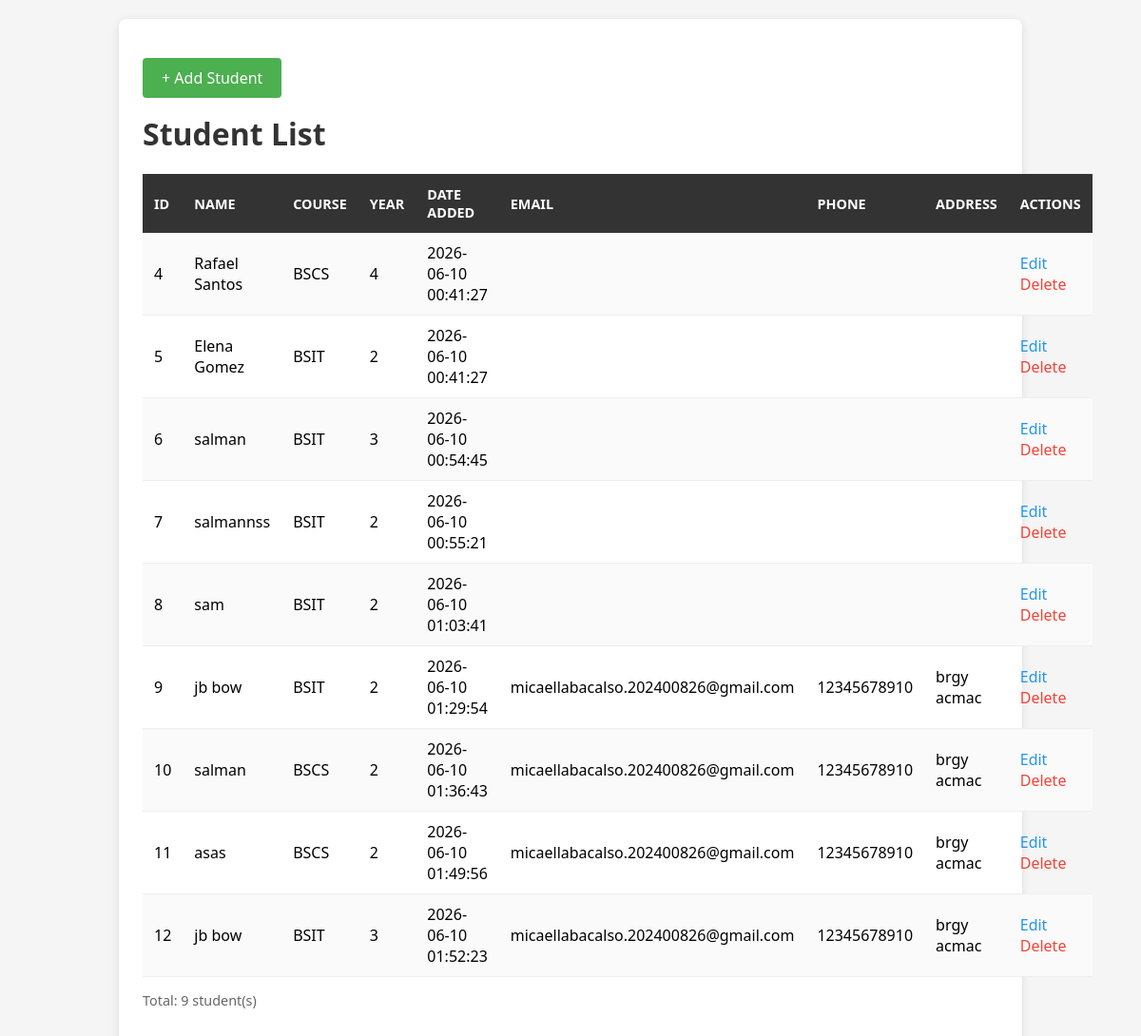
The page / on the database its author committed.
### tables this page shows
CREATE TABLE `students` (
  `id` int(11) NOT NULL,
  `name` varchar(50) NOT NULL,
  `course` varchar(50) NOT NULL,
  `year` int(11) DEFAULT NULL,
  `date_added` timestamp NOT NULL DEFAULT current_timestamp(),
  `email` varchar(100) DEFAULT NULL,
  `phone` varchar(20) DEFAULT NULL,
  `address` text DEFAULT NULL
);

### index.php (the view, shortened to what this page needs)
<?php
require_once 'config.php';
$sql = "SELECT * FROM students ORDER BY id ASC";
$result = $conn->query($sql);
?>
<!DOCTYPE html>
<html>
<head>
</head>
<body>
<div class="container">
    <p>
<a href="add.php" style="
display: inline-block;
padding: 10px 20px;
background: #4CAF50;
color: white;
text-decoration: none;
border-radius: 4px;
">+ Add Student</a>
</p>
<h1>Student List</h1>
<table>
<tr>
<th>ID</th>
<th>Name</th>
<th>Course</th>
<th>Year</th>
<th>Date Added</th>
<th>email</th>
<th>phone</th>
<th>address</th>
<th>Actions</th>
</tr>
<?php while ($row = $result->fetch_assoc()): ?>
<tr>
<td><?= $row['id'] ?></td>
<td><?= htmlspecialchars($row['name']) ?></td>
<td><?= htmlspecialchars($row['course']) ?></td>
<td><?= $row['year'] ?></td>
<td><?= $row['date_added'] ?></td>
<td><?= htmlspecialchars($row['email']) ?></td>
<td><?= htmlspecialchars($row['phone']) ?></td>
<td><?= htmlspecialchars($row['address']) ?></td>
<td>
    <a href="edit.php?id=<?= $row['id'] ?>"
       style="color: #2196F3; text-decoration: none; margin-right: 10px;">Edit</a>
    <a href="delete.php?id=<?= $row['id'] ?>"
   style="color: #f44336; text-decoration: none;"
   onclick="return confirm('Delete <?= htmlspecialchars(addslashes($row['name'])) ?>?')">Delete</a>
</td>
</tr>
<?php endwhile; ?>
</table>
<p class="count">Total: <?= $result->num_rows ?> student(s)</p>
</div>
</body>
</html>

### index.php (style rules this page uses)
body { font-family: 'Segoe UI', Arial, sans-serif; margin: 20px; background: #f5f5f5; }
.container { max-width: 900px; margin: 0 auto; background: white; padding: 25px; border-radius: 8px; box-shadow: 0 2px 10px rgba(0,0,0,0.1); }
h1 { color: #333; margin-top: 0; }
table { width: 100%; border-collapse: collapse; margin-top: 15px; }
th { background: #333; color: white; padding: 12px; text-align: left; font-size: 0.9em; text-transform: uppercase; }
td { padding: 10px 12px; border-bottom: 1px solid #eee; }
tr:nth-child(even) { background: #fafafa; }
.count { margin-top: 15px; color: #666; font-size: 0.9em; }

### rows shown on the page
students: id "4", name "Rafael Santos", course "BSCS", year "4", date_added "2026-06-10 00:41:27"
students: id "5", name "Elena Gomez", course "BSIT", year "2", date_added "2026-06-10 00:41:27"
students: id "6", name "salman", course "BSIT", year "3", date_added "2026-06-10 00:54:45"
students: id "7", name "salmannss", course "BSIT", year "2", date_added "2026-06-10 00:55:21"
students: id "8", name "sam", course "BSIT", year "2", date_added "2026-06-10 01:03:41"
students: id "9", name "jb bow", course "BSIT", year "2", date_added "2026-06-10 01:29:54", email "micaellabacalso.202400826@gmail.com", phone "12345678910", address "brgy acmac"
students: id "10", name "salman", course "BSCS", year "2", date_added "2026-06-10 01:36:43", email "micaellabacalso.202400826@gmail.com", phone "12345678910", address "brgy acmac"
students: id "11", name "asas", course "BSCS", year "2", date_added "2026-06-10 01:49:56", email "micaellabacalso.202400826@gmail.com", phone "12345678910", address "brgy acmac"
students: id "12", name "jb bow", course "BSIT", year "3", date_added "2026-06-10 01:52:23", email "micaellabacalso.202400826@gmail.com", phone "12345678910", address "brgy acmac"

### other values the page prints
$result->num_rows "9"
